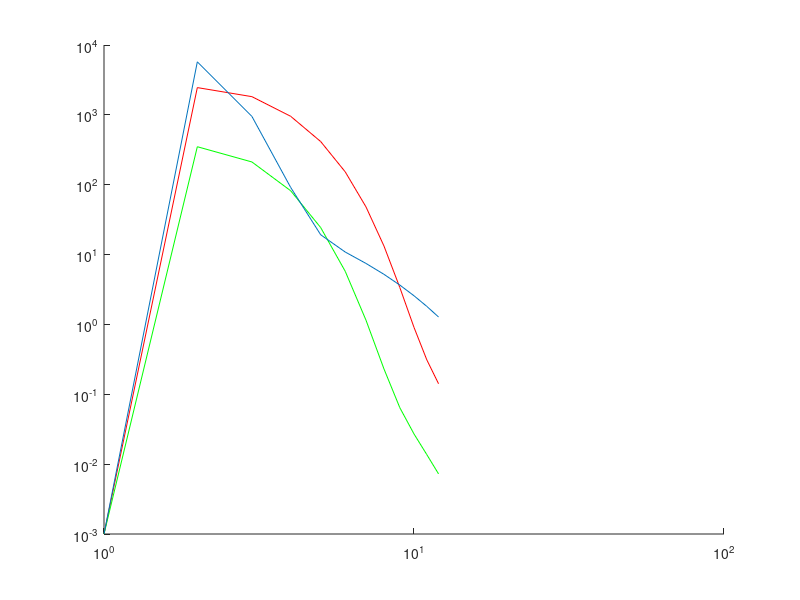

MATLAB code to generate this figure:
clf
molecularweight  = 285.33;
LitersOfPlasma = 2.7;
Morphine = 0;
Injection = 1.25;
Intake = Injection/(molecularweight*LitersOfPlasma)*1000000000;
M3G = 0;
M6G = 0;
a = 12; %how many iterations we want
hold on
M6 = [1:a]; %defining matricices to be filled with values
M3 = [1:a];
MM = [1:a];
q = [1:a];
M3(1) = .001;
M6(1) = .001;
MM(1) = .001;
M6G1 = 0;
M3G1 = 0;
for i = 2:a
if i < 5
    MorphineX = (Intake)*((2).^(-i/.28));  

end
    
    Morphine = (MorphineX + Morphine - (M3G1 + M6G1))*((2).^(-i/2)); %Morphine net flow including half life
%     plot(i,Morphine,'b.')
    M3G1 = (Morphine*.6); %how much M3G is being added per iteration
    M6G1 = (Morphine*.1); %how much M6G is being added per iteration
    M3G = (M3G + M3G1)*((2).^(-i/4.1)); %M3G Net Flow
    M6G = (M6G + M6G1)*((2).^(-i/2.8)); %M6G Net Flow
    M3(i) = M3G; %Fills out the matrices
    M6(i) = M6G;
    MM(i) = Morphine;
    
    
   
%     plot(i,M3G,'r.')
%     plot(i,M6G,'g.')
end
loglog(q,M3,'r')
loglog(q,M6,'g')
loglog(q,MM)
